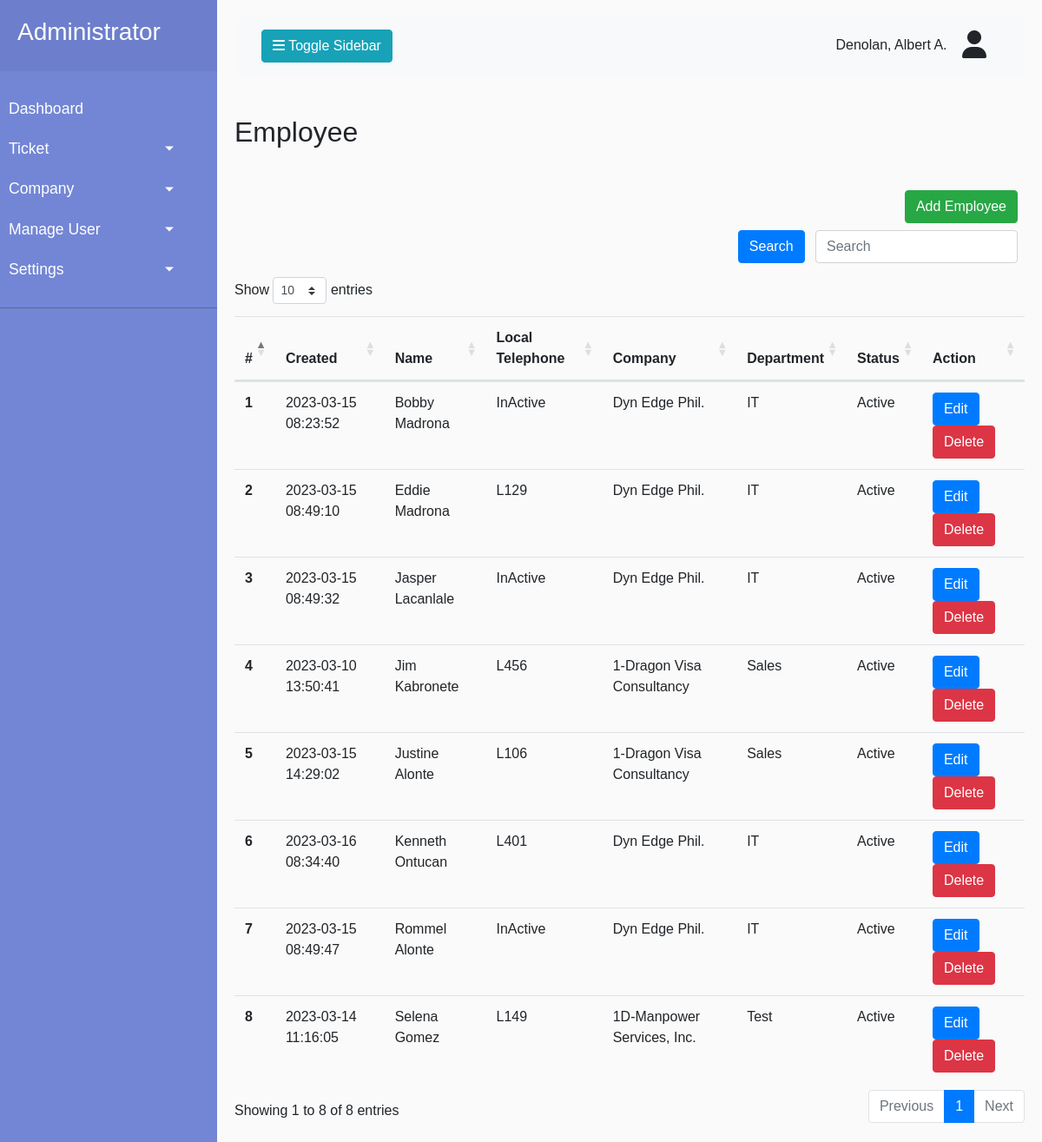
The app's page /Admin_side/employee.php (signed in) with its own data.
### tables this page shows
CREATE TABLE `employee` (
  `employee_id` int(11) NOT NULL,
  `firstname` varchar(100) NOT NULL DEFAULT '0',
  `lastname` varchar(100) NOT NULL DEFAULT '0',
  `date_created` datetime NOT NULL DEFAULT '1000-01-01 00:00:00',
  `company_id` int(11) NOT NULL DEFAULT 0,
  `department_id` int(11) NOT NULL DEFAULT 0,
  `tel_local_id` int(11) NOT NULL DEFAULT 0,
  `status` int(11) NOT NULL DEFAULT 0,
  `user_id` int(11) NOT NULL DEFAULT 0,
  `date_modified` datetime NOT NULL DEFAULT '1000-01-01 00:00:00',
  `modified_by` int(11) NOT NULL DEFAULT 0
);

CREATE TABLE `company` (
  `company_id` int(11) NOT NULL,
  `user_id` int(11) NOT NULL DEFAULT 0,
  `date_created` datetime NOT NULL DEFAULT current_timestamp(),
  `company_name` varchar(100) NOT NULL DEFAULT '0',
  `status` int(11) NOT NULL DEFAULT 0
);

CREATE TABLE `department` (
  `department_id` int(11) NOT NULL,
  `user_id` int(11) NOT NULL DEFAULT 0,
  `date_created` datetime NOT NULL DEFAULT current_timestamp(),
  `company_id` int(11) NOT NULL DEFAULT 0,
  `department_name` varchar(100) NOT NULL DEFAULT '0',
  `status` int(11) NOT NULL DEFAULT 0
);

CREATE TABLE `tel_local_directory` (
  `tel_local_id` int(11) NOT NULL,
  `user_id` int(11) NOT NULL DEFAULT 0,
  `tel_local` varchar(100) NOT NULL DEFAULT '0',
  `date_created` datetime NOT NULL DEFAULT '1000-01-01 00:00:00',
  `date_modified` datetime NOT NULL DEFAULT '1000-01-01 00:00:00',
  `modified_by` int(11) NOT NULL DEFAULT 0,
  `status` int(11) NOT NULL DEFAULT 0
);

### Admin_side/employee.php (the view, shortened to what this page needs)
<?php
include ('../Includes/adminSidebar.php');
?>
<h2 class="my-5">Employee</h2>
<div class="form-inline d-flex justify-content-end mb-2">
    <button type="button" data-toggle="modal" data-target="#addEmployeeModal" class="btn btn-success mr-2" <?php accessPermission("sa_add", $current_id, systemApps::appNum_Department); ?>>Add Employee</button>
</div>
<form class="form-inline mb-2 d-flex justify-content-end">
    <div class="">
      <button id="srch_btn_employee" class="btn btn-primary mr-sm-2 mb-2" type="button">Search</button>
      <input id="srch_input_employee" class="form-control mr-sm-2 mb-2 align-middle" type="search" placeholder="Search" aria-label="Search">
    </div>
</form>
<table class="table" id="table_employee">
    <thead>
      <tr>
          <th scope="col">#</th>
          <th scope="col">Created </th>
          <th scope="col">Name </th>
          <th scope="col">Local Telephone </th>
          <th scope="col">Company </th>
          <th scope="col">Department </th>
          <th scope="col">Status </th>
          <th scope="col">Action</th>
      </tr>
    </thead>
      <tbody class="target-search-employee">
                <?php
                $counter = 0;
                $query = "SELECT a.employee_id,a.date_created, a.status, CONCAT(firstname, ' ', lastname) AS name, b.company_name, c.department_name, d.tel_local_id, d.tel_local
                FROM employee a
                INNER JOIN company b ON a.company_id = b.company_id
                INNER JOIN department c ON a.department_id = c.department_id
                LEFT JOIN tel_local_directory d ON a.tel_local_id = d.tel_local_id
                ORDER BY a.firstname ASC";
                $result = mysqli_query($con, $query);
                while($row = mysqli_fetch_array($result)){
                $employee_id = $row['employee_id'];
                $date_created = $row['date_created'];
                $name = $row['name'];
                $tel_local = $row['tel_local'] == ""? "InActive" : $row['tel_local'];
                $company_name = $row['company_name'];
                $department_name = $row['department_name'];
                $tel_local_id = $row['tel_local_id'];
                $status = $row['status'] == 0? "InActive" : "Active";
                $counter++;
                ?>
            <tr>
                <td class="font-weight-bold"><?php echo $counter?></td>
                <td><?php echo $date_created ?></td>
                <td><?php echo $name ?></td>
                <td><?php echo $tel_local ?></td>
                <td><?php echo $company_name ?></td>
                <td><?php echo $department_name ?></td>
                <td><?php echo $status ?></td>
                <td>
                <button type="button" data-id="<?php echo $employee_id; ?>" class="editEmployee btn btn-primary">Edit</button>
                <button type="button" data-id="<?php echo $employee_id; ?>" data-tel="<?php echo $tel_local_id; ?>" class="deleteEmployee btn btn-danger">Delete</button>
                </td>
            </tr>
      <?php } ?>
    </tbody>
</table>
</div>
<?php
include ('../Includes/adminFooter.php');
?>

### CSS/style.css (style rules this page uses)
body { font-family: 'Poppins', sans-serif; background: #fafafa; }

### records on screen
employee: date_created "2023-03-15 08:23:52", name "Bobby Madrona", tel_local "InActive", company.company_name "Dyn Edge Phil.", department.department_name "IT", status "Active"
employee: date_created "2023-03-15 08:49:10", name "Eddie Madrona", tel_local.tel_local "L129", company.company_name "Dyn Edge Phil.", department.department_name "IT", status "Active"
employee: date_created "2023-03-15 08:49:32", name "Jasper Lacanlale", tel_local "InActive", company.company_name "Dyn Edge Phil.", department.department_name "IT", status "Active"
employee: date_created "2023-03-10 13:50:41", name "Jim Kabronete", tel_local.tel_local "L456", company.company_name "1-Dragon Visa Consultancy", department.department_name "Sales", status "Active"
employee: date_created "2023-03-15 14:29:02", name "Justine Alonte", tel_local.tel_local "L106", company.company_name "1-Dragon Visa Consultancy", department.department_name "Sales", status "Active"
employee: date_created "2023-03-16 08:34:40", name "Kenneth Ontucan", tel_local.tel_local "L401", company.company_name "Dyn Edge Phil.", department.department_name "IT", status "Active"
employee: date_created "2023-03-15 08:49:47", name "Rommel Alonte", tel_local "InActive", company.company_name "Dyn Edge Phil.", department.department_name "IT", status "Active"
employee: date_created "2023-03-14 11:16:05", name "Selena Gomez", tel_local.tel_local "L149", company.company_name "1D-Manpower Services, Inc.", department.department_name "Test", status "Active"

### other values on screen
$current_full_name "Denolan, Albert A."
